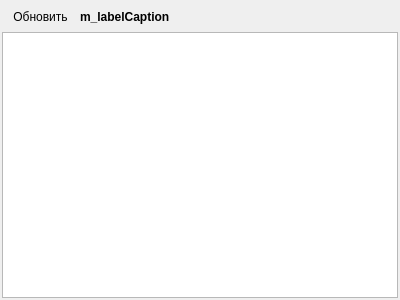
<?xml version="1.0" encoding="UTF-8"?>
<ui version="4.0">
 <class>uoDbTreeForm</class>
 <widget class="QWidget" name="uoDbTreeForm">
  <property name="geometry">
   <rect>
    <x>0</x>
    <y>0</y>
    <width>400</width>
    <height>300</height>
   </rect>
  </property>
  <property name="windowTitle">
   <string>Form</string>
  </property>
  <layout class="QVBoxLayout" name="verticalLayout">
   <property name="spacing">
    <number>1</number>
   </property>
   <property name="margin">
    <number>2</number>
   </property>
   <item>
    <layout class="QHBoxLayout" name="horizontalLayout">
     <item>
      <widget class="QToolBar" name="m_tolBar">
       <property name="iconSize">
        <size>
         <width>16</width>
         <height>16</height>
        </size>
       </property>
       <addaction name="m_actionRefresh"/>
      </widget>
     </item>
     <item>
      <widget class="QLabel" name="m_TitleLabel">
       <property name="sizePolicy">
        <sizepolicy hsizetype="Minimum" vsizetype="Minimum">
         <horstretch>0</horstretch>
         <verstretch>0</verstretch>
        </sizepolicy>
       </property>
       <property name="font">
        <font>
         <weight>75</weight>
         <bold>true</bold>
        </font>
       </property>
       <property name="text">
        <string>m_labelCaption</string>
       </property>
      </widget>
     </item>
     <item>
      <spacer name="horizontalSpacer">
       <property name="orientation">
        <enum>Qt::Horizontal</enum>
       </property>
       <property name="sizeHint" stdset="0">
        <size>
         <width>40</width>
         <height>20</height>
        </size>
       </property>
      </spacer>
     </item>
    </layout>
   </item>
   <item>
    <widget class="uoDbTreeView" name="m_treeView">
     <property name="indentation">
      <number>10</number>
     </property>
     <property name="expandsOnDoubleClick">
      <bool>false</bool>
     </property>
    </widget>
   </item>
  </layout>
  <action name="m_actionRefresh">
   <property name="icon">
    <iconset resource="uodbmanager.qrc">
     <normaloff>:/uodb/images/refresh.png</normaloff>:/uodb/images/refresh.png</iconset>
   </property>
   <property name="text">
    <string>Обновить</string>
   </property>
  </action>
 </widget>
 <customwidgets>
  <customwidget>
   <class>uoDbTreeView</class>
   <extends>QTreeView</extends>
   <header>uodbtreeview.h</header>
  </customwidget>
 </customwidgets>
 <resources>
  <include location="uodbmanager.qrc"/>
 </resources>
 <connections/>
</ui>
